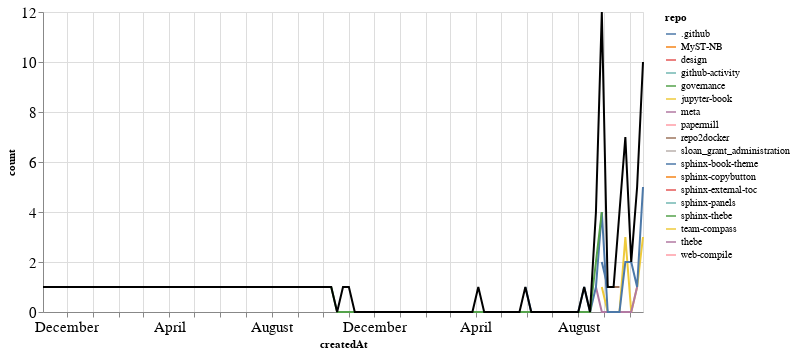

This figure's notebook cell:
### Markdown cell above
### PRs

### Code cell
prs_time = prs.groupby('repo').resample('W', on='createdAt').count()['author'].reset_index()
prs_time = prs_time.rename(columns={'author': 'count'})
prs_time_total = prs_time.groupby('createdAt').agg({"count": "sum"}).reset_index()

ch1 = alt.Chart(prs_time, width=600).mark_line().encode(
    x='createdAt',
    y='count',
    color='repo',
    tooltip="repo"
)

ch2 = alt.Chart(prs_time_total, width=600).mark_line(color="black").encode(
    x='createdAt',
    y='count',
)

ch1 + ch2

### Figure 1 — Vega-Lite specification as saved in the notebook (floating-point values rounded to 4 significant figures)
{"config": {"axisLeft": {"labelFontSize": 15}, "axisBottom": {"labelFontSize": 15}}, "layer": [{"data": {"name": "data-f8c47c349f27118aa7bb8aa1a4e0ffe0"}, "mark": "line", "encoding": {"color": {"type": "nominal", "field": "repo"}, "tooltip": {"type": "nominal", "field": "repo"}, "x": {"type": "temporal", "field": "createdAt"}, "y": {"type": "quantitative", "field": "count"}}, "width": 600}, {"data": {"name": "data-4e3a0308736536cc3c97b43247b3b21c"}, "mark": {"type": "line", "color": "black"}, "encoding": {"x": {"type": "temporal", "field": "createdAt"}, "y": {"type": "quantitative", "field": "count"}}, "width": 600}], "$schema": "https://vega.github.io/schema/vega-lite/v4.8.1.json", "datasets": {"data-f8c47c349f27118aa7bb8aa1a4e0ffe0": [{"repo": ".github", "createdAt": "2021-08-29T00:00:00", "count": 2}, {"repo": ".github", "createdAt": "2021-09-05T00:00:00", "count": 1}, {"repo": "MyST-NB", "createdAt": "2021-10-10T00:00:00", "count": 1}, {"repo": "design", "createdAt": "2019-11-03T00:00:00", "count": 1}, {"repo": "github-activity", "createdAt": "2021-04-04T00:00:00", "count": 1}, {"repo": "governance", "createdAt": "2021-09-19T00:00:00", "count": 2}, {"repo": "jupyter-book", "createdAt": "2021-08-29T00:00:00", "count": 1}, {"repo": "jupyter-book", "createdAt": "2021-09-05T00:00:00", "count": 0}, {"repo": "jupyter-book", "createdAt": "2021-09-12T00:00:00", "count": 0}, {"repo": "jupyter-book", "createdAt": "2021-09-19T00:00:00", "count": 0}, {"repo": "jupyter-book", "createdAt": "2021-09-26T00:00:00", "count": 3}, {"repo": "jupyter-book", "createdAt": "2021-10-03T00:00:00", "count": 0}, {"repo": "jupyter-book", "createdAt": "2021-10-10T00:00:00", "count": 1}, {"repo": "jupyter-book", "createdAt": "2021-10-17T00:00:00", "count": 3}, {"repo": "meta", "createdAt": "2021-08-22T00:00:00", "count": 1}, {"repo": "meta", "createdAt": "2021-08-29T00:00:00", "count": 0}, {"repo": "meta", "createdAt": "2021-09-05T00:00:00", "count": 0}, {"repo": "meta", "createdAt": "2021-09-12T00:00:00", "count": 0}, {"repo": "meta", "createdAt": "2021-09-19T00:00:00", "count": 0}, {"repo": "meta", "createdAt": "2021-09-26T00:00:00", "count": 0}, {"repo": "meta", "createdAt": "2021-10-03T00:00:00", "count": 0}, {"repo": "meta", "createdAt": "2021-10-10T00:00:00", "count": 1}, {"repo": "papermill", "createdAt": "2021-08-29T00:00:00", "count": 1}, {"repo": "repo2docker", "createdAt": "2021-09-12T00:00:00", "count": 1}, {"repo": "repo2docker", "createdAt": "2021-09-19T00:00:00", "count": 1}, {"repo": "sloan_grant_administration", "createdAt": "2021-10-10T00:00:00", "count": 1}, {"repo": "sphinx-book-theme", "createdAt": "2021-05-30T00:00:00", "count": 1}, {"repo": "sphinx-book-theme", "createdAt": "2021-06-06T00:00:00", "count": 0}, {"repo": "sphinx-book-theme", "createdAt": "2021-06-13T00:00:00", "count": 0}, {"repo": "sphinx-book-theme", "createdAt": "2021-06-20T00:00:00", "count": 0}, {"repo": "sphinx-book-theme", "createdAt": "2021-06-27T00:00:00", "count": 0}, {"repo": "sphinx-book-theme", "createdAt": "2021-07-04T00:00:00", "count": 0}, {"repo": "sphinx-book-theme", "createdAt": "2021-07-11T00:00:00", "count": 0}, {"repo": "sphinx-book-theme", "createdAt": "2021-07-18T00:00:00", "count": 0}, {"repo": "sphinx-book-theme", "createdAt": "2021-07-25T00:00:00", "count": 0}, {"repo": "sphinx-book-theme", "createdAt": "2021-08-01T00:00:00", "count": 0}, {"repo": "sphinx-book-theme", "createdAt": "2021-08-08T00:00:00", "count": 1}, {"repo": "sphinx-book-theme", "createdAt": "2021-08-15T00:00:00", "count": 0}, {"repo": "sphinx-book-theme", "createdAt": "2021-08-22T00:00:00", "count": 1}, {"repo": "sphinx-book-theme", "createdAt": "2021-08-29T00:00:00", "count": 4}, {"repo": "sphinx-book-theme", "createdAt": "2021-09-05T00:00:00", "count": 0}, {"repo": "sphinx-book-theme", "createdAt": "2021-09-12T00:00:00", "count": 0}, {"repo": "sphinx-book-theme", "createdAt": "2021-09-19T00:00:00", "count": 0}, {"repo": "sphinx-book-theme", "createdAt": "2021-09-26T00:00:00", "count": 2}, {"repo": "sphinx-book-theme", "createdAt": "2021-10-03T00:00:00", "count": 2}, {"repo": "sphinx-book-theme", "createdAt": "2021-10-10T00:00:00", "count": 1}, {"repo": "sphinx-book-theme", "createdAt": "2021-10-17T00:00:00", "count": 5}, {"repo": "sphinx-copybutton", "createdAt": "2021-10-17T00:00:00", "count": 2}, {"repo": "sphinx-external-toc", "createdAt": "2021-09-19T00:00:00", "count": 1}, {"repo": "sphinx-panels", "createdAt": "2020-10-25T00:00:00", "count": 1}, {"repo": "sphinx-thebe", "createdAt": "2020-10-11T00:00:00", "count": 1}, {"repo": "sphinx-thebe", "createdAt": "2020-10-18T00:00:00", "count": 0}, {"repo": "sphinx-thebe", "createdAt": "2020-10-25T00:00:00", "count": 0}, {"repo": "sphinx-thebe", "createdAt": "2020-11-01T00:00:00", "count": 0}, {"repo": "sphinx-thebe", "createdAt": "2020-11-08T00:00:00", "count": 0}, {"repo": "sphinx-thebe", "createdAt": "2020-11-15T00:00:00", "count": 0}, {"repo": "sphinx-thebe", "createdAt": "2020-11-22T00:00:00", "count": 0}, {"repo": "sphinx-thebe", "createdAt": "2020-11-29T00:00:00", "count": 0}, {"repo": "sphinx-thebe", "createdAt": "2020-12-06T00:00:00", "count": 0}, {"repo": "sphinx-thebe", "createdAt": "2020-12-13T00:00:00", "count": 0}, {"repo": "sphinx-thebe", "createdAt": "2020-12-20T00:00:00", "count": 0}, {"repo": "sphinx-thebe", "createdAt": "2020-12-27T00:00:00", "count": 0}, {"repo": "sphinx-thebe", "createdAt": "2021-01-03T00:00:00", "count": 0}, {"repo": "sphinx-thebe", "createdAt": "2021-01-10T00:00:00", "count": 0}, {"repo": "sphinx-thebe", "createdAt": "2021-01-17T00:00:00", "count": 0}, {"repo": "sphinx-thebe", "createdAt": "2021-01-24T00:00:00", "count": 0}, {"repo": "sphinx-thebe", "createdAt": "2021-01-31T00:00:00", "count": 0}, {"repo": "sphinx-thebe", "createdAt": "2021-02-07T00:00:00", "count": 0}, {"repo": "sphinx-thebe", "createdAt": "2021-02-14T00:00:00", "count": 0}, {"repo": "sphinx-thebe", "createdAt": "2021-02-21T00:00:00", "count": 0}, {"repo": "sphinx-thebe", "createdAt": "2021-02-28T00:00:00", "count": 0}, {"repo": "sphinx-thebe", "createdAt": "2021-03-07T00:00:00", "count": 0}, {"repo": "sphinx-thebe", "createdAt": "2021-03-14T00:00:00", "count": 0}, {"repo": "sphinx-thebe", "createdAt": "2021-03-21T00:00:00", "count": 0}, {"repo": "sphinx-thebe", "createdAt": "2021-03-28T00:00:00", "count": 0}, {"repo": "sphinx-thebe", "createdAt": "2021-04-04T00:00:00", "count": 0}, {"repo": "sphinx-thebe", "createdAt": "2021-04-11T00:00:00", "count": 0}, {"repo": "sphinx-thebe", "createdAt": "2021-04-18T00:00:00", "count": 0}, {"repo": "sphinx-thebe", "createdAt": "2021-04-25T00:00:00", "count": 0}, {"repo": "sphinx-thebe", "createdAt": "2021-05-02T00:00:00", "count": 0}, {"repo": "sphinx-thebe", "createdAt": "2021-05-09T00:00:00", "count": 0}, {"repo": "sphinx-thebe", "createdAt": "2021-05-16T00:00:00", "count": 0}, {"repo": "sphinx-thebe", "createdAt": "2021-05-23T00:00:00", "count": 0}, {"repo": "sphinx-thebe", "createdAt": "2021-05-30T00:00:00", "count": 0}, {"repo": "sphinx-thebe", "createdAt": "2021-06-06T00:00:00", "count": 0}, {"repo": "sphinx-thebe", "createdAt": "2021-06-13T00:00:00", "count": 0}, {"repo": "sphinx-thebe", "createdAt": "2021-06-20T00:00:00", "count": 0}, {"repo": "sphinx-thebe", "createdAt": "2021-06-27T00:00:00", "count": 0}, {"repo": "sphinx-thebe", "createdAt": "2021-07-04T00:00:00", "count": 0}, {"repo": "sphinx-thebe", "createdAt": "2021-07-11T00:00:00", "count": 0}, {"repo": "sphinx-thebe", "createdAt": "2021-07-18T00:00:00", "count": 0}, {"repo": "sphinx-thebe", "createdAt": "2021-07-25T00:00:00", "count": 0}, {"repo": "sphinx-thebe", "createdAt": "2021-08-01T00:00:00", "count": 0}, {"repo": "sphinx-thebe", "createdAt": "2021-08-08T00:00:00", "count": 0}, {"repo": "sphinx-thebe", "createdAt": "2021-08-15T00:00:00", "count": 0}, {"repo": "sphinx-thebe", "createdAt": "2021-08-22T00:00:00", "count": 2}, {"repo": "sphinx-thebe", "createdAt": "2021-08-29T00:00:00", "count": 4}, {"repo": "team-compass", "createdAt": "2021-09-26T00:00:00", "count": 1}, {"repo": "thebe", "createdAt": "2020-11-01T00:00:00", "count": 1}, {"repo": "web-compile", "createdAt": "2021-09-26T00:00:00", "count": 1}], "data-4e3a0308736536cc3c97b43247b3b21c": [{"createdAt": "2019-11-03T00:00:00", "count": 1}, {"createdAt": "2020-10-11T00:00:00", "count": 1}, {"createdAt": "2020-10-18T00:00:00", "count": 0}, {"createdAt": "2020-10-25T00:00:00", "count": 1}, {"createdAt": "2020-11-01T00:00:00", "count": 1}, {"createdAt": "2020-11-08T00:00:00", "count": 0}, {"createdAt": "2020-11-15T00:00:00", "count": 0}, {"createdAt": "2020-11-22T00:00:00", "count": 0}, {"createdAt": "2020-11-29T00:00:00", "count": 0}, {"createdAt": "2020-12-06T00:00:00", "count": 0}, {"createdAt": "2020-12-13T00:00:00", "count": 0}, {"createdAt": "2020-12-20T00:00:00", "count": 0}, {"createdAt": "2020-12-27T00:00:00", "count": 0}, {"createdAt": "2021-01-03T00:00:00", "count": 0}, {"createdAt": "2021-01-10T00:00:00", "count": 0}, {"createdAt": "2021-01-17T00:00:00", "count": 0}, {"createdAt": "2021-01-24T00:00:00", "count": 0}, {"createdAt": "2021-01-31T00:00:00", "count": 0}, {"createdAt": "2021-02-07T00:00:00", "count": 0}, {"createdAt": "2021-02-14T00:00:00", "count": 0}, {"createdAt": "2021-02-21T00:00:00", "count": 0}, {"createdAt": "2021-02-28T00:00:00", "count": 0}, {"createdAt": "2021-03-07T00:00:00", "count": 0}, {"createdAt": "2021-03-14T00:00:00", "count": 0}, {"createdAt": "2021-03-21T00:00:00", "count": 0}, {"createdAt": "2021-03-28T00:00:00", "count": 0}, {"createdAt": "2021-04-04T00:00:00", "count": 1}, {"createdAt": "2021-04-11T00:00:00", "count": 0}, {"createdAt": "2021-04-18T00:00:00", "count": 0}, {"createdAt": "2021-04-25T00:00:00", "count": 0}, {"createdAt": "2021-05-02T00:00:00", "count": 0}, {"createdAt": "2021-05-09T00:00:00", "count": 0}, {"createdAt": "2021-05-16T00:00:00", "count": 0}, {"createdAt": "2021-05-23T00:00:00", "count": 0}, {"createdAt": "2021-05-30T00:00:00", "count": 1}, {"createdAt": "2021-06-06T00:00:00", "count": 0}, {"createdAt": "2021-06-13T00:00:00", "count": 0}, {"createdAt": "2021-06-20T00:00:00", "count": 0}, {"createdAt": "2021-06-27T00:00:00", "count": 0}, {"createdAt": "2021-07-04T00:00:00", "count": 0}, {"createdAt": "2021-07-11T00:00:00", "count": 0}, {"createdAt": "2021-07-18T00:00:00", "count": 0}, {"createdAt": "2021-07-25T00:00:00", "count": 0}, {"createdAt": "2021-08-01T00:00:00", "count": 0}, {"createdAt": "2021-08-08T00:00:00", "count": 1}, {"createdAt": "2021-08-15T00:00:00", "count": 0}, {"createdAt": "2021-08-22T00:00:00", "count": 4}, {"createdAt": "2021-08-29T00:00:00", "count": 12}, {"createdAt": "2021-09-05T00:00:00", "count": 1}, {"createdAt": "2021-09-12T00:00:00", "count": 1}, {"createdAt": "2021-09-19T00:00:00", "count": 4}, {"createdAt": "2021-09-26T00:00:00", "count": 7}, {"createdAt": "2021-10-03T00:00:00", "count": 2}, {"createdAt": "2021-10-10T00:00:00", "count": 5}, {"createdAt": "2021-10-17T00:00:00", "count": 10}]}}
